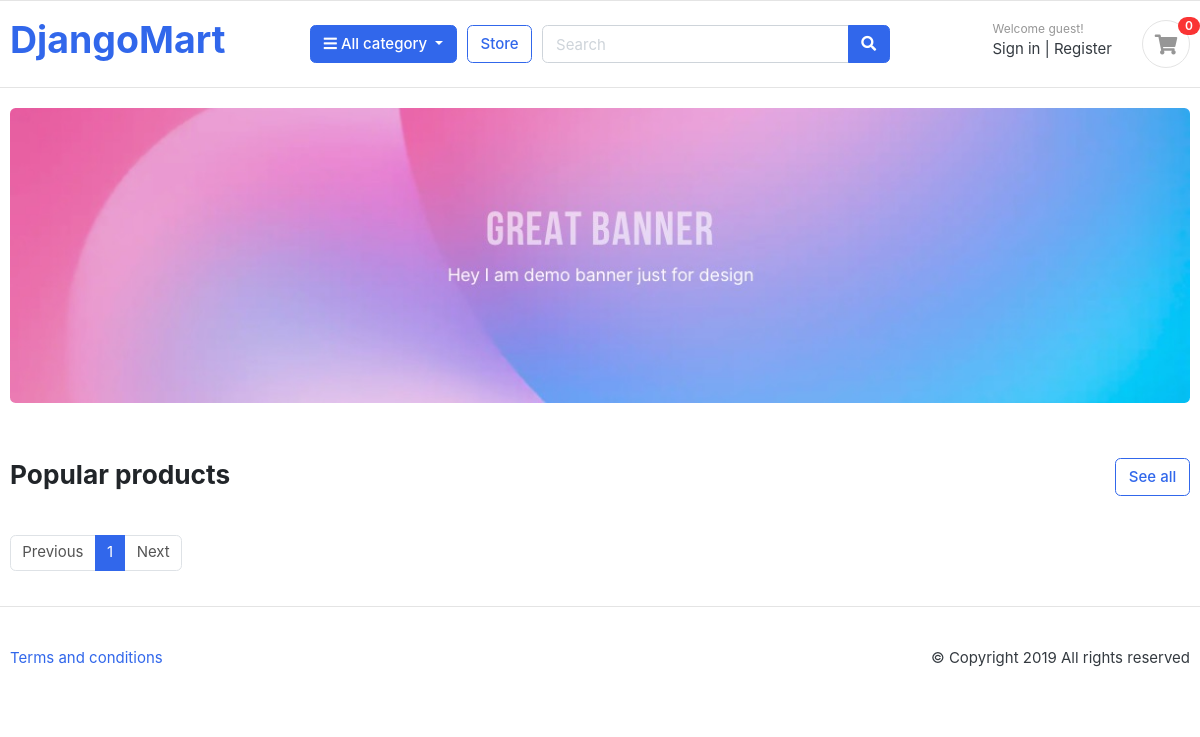
The app's page /, older data.
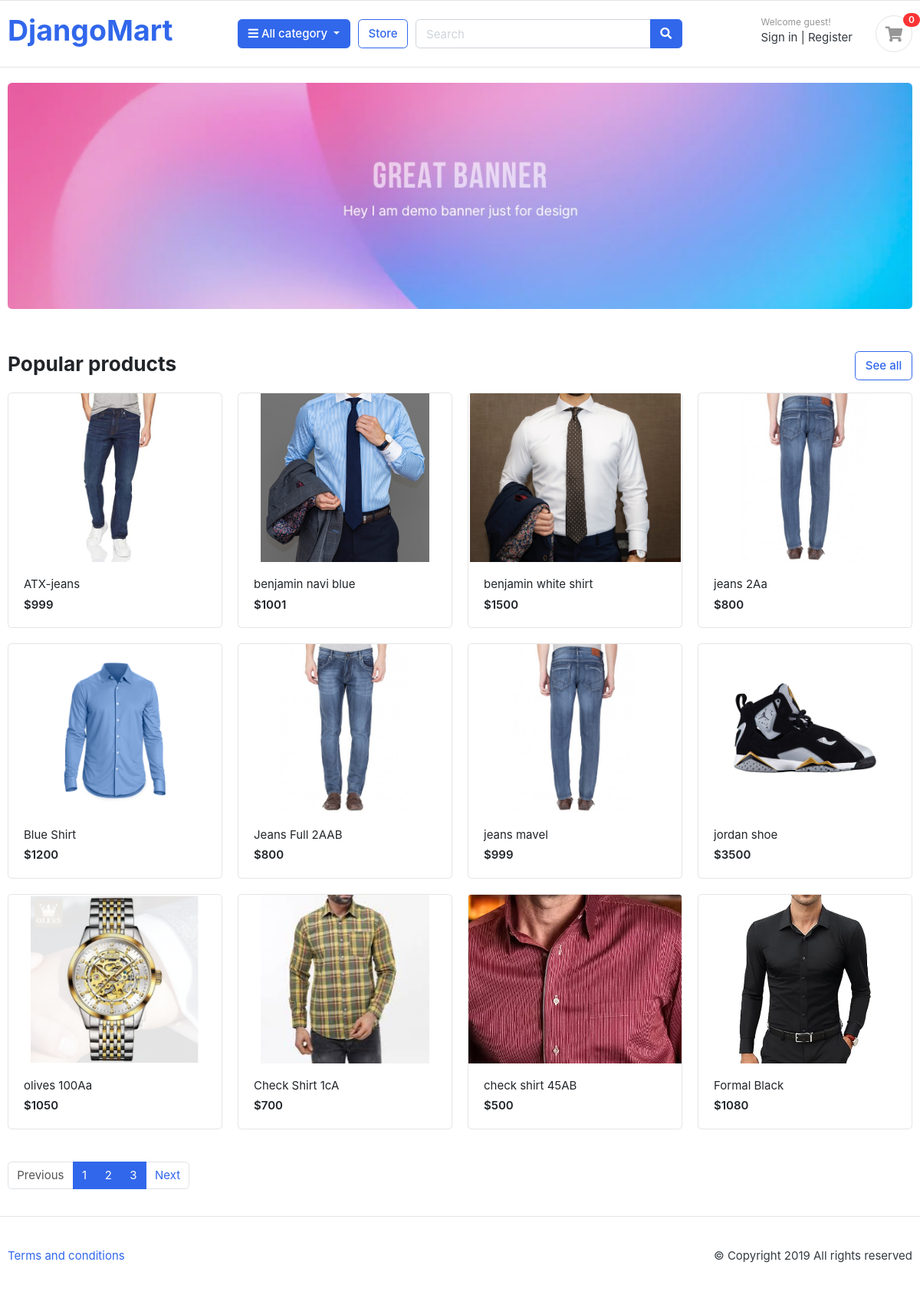
The same page, newer data.
### category/models.py (models this page shows, shortened)
class Product(models.Model) :
    product_name = models.CharField(max_length=100 , unique= True)
    slug = models.SlugField(max_length=255 , unique=True)
    description = models.TextField(max_length=500 , blank = True)
    price = models.IntegerField()
    image = models.ImageField(upload_to='photos/products')
    stock = models.IntegerField()
    is_available = models.BooleanField(default=True)
    category = models.ForeignKey(Category,on_delete=models.CASCADE)
    created_date = models.DateTimeField(auto_now_add=True)
    modified_date = models.DateTimeField(auto_now=True)

### Django_Mart/views.py (the view)
# urls.py: 2. Add a URL to urlpatterns:  path('', views.home, name='home')
def home(request) :
    if not request.session.session_key:
        request.session.create()
    product = Product.objects.filter(is_available = True)
    paginator = Paginator(product, 12) # 1 page 9 products
    page = request.GET.get('page')#frontend theke nibe kon page e jabo ;
    page_number = paginator.get_page(page) #kon page number e aci ;
    category = Category.objects.all() #frontend print all category name
    context = {'products' : page_number , 'categories' : category ,'total_item' : product}
    return render(request , 'index.html' , context)

### Django_Mart/context_processors.py (called while the page is built)
def cart_items(request):
    session_id = request.session.session_key
    cart_item = None
    if request.user.is_authenticated:
        cart_item = CartItem.objects.filter(user=request.user)
    else:
        cart_id = Cart.objects.filter(cart_id=session_id).exists()
        if cart_id:
            modelid = Cart.objects.get(cart_id=session_id)
            cart_item = CartItem.objects.filter(cart=modelid)
    return {'cart_item': cart_item}

def category_name(request) :
    categories = Category.objects.all()
    return {'categories': categories}

### templates/index.html (shortened to what this page needs)
{% extends "base.html" %}
{% load static %}
{% block navbar %}
<section class="section-intro padding-y-sm">
<div class="container">
<div class="intro-banner-wrap">
	<img src="{% static 'images/banners/1.jpg' %}" class="img-fluid rounded">
</div>
</div>
</section>
<section class="section-name padding-y-sm">
<div class="container">
<header class="section-heading">
	<a href="{% url 'store' %}" class="btn btn-outline-primary float-right">See all</a>
	<h3 class="section-title">Popular products</h3>
</header>
<div class="row">
	{% for p in products %}
	<div class="col-md-3">
		<div class="card card-product-grid">
			<a href="{% url 'product-details' p.category.slug p.slug %}" class="img-wrap"> <img src="{{p.image.url}}"> </a>
			<figcaption class="info-wrap">
				<a href="{% url 'product-details' p.category.slug p.slug %}" class="title">{{p.product_name}}</a>
				<div class="price mt-1">${{p.price}}</div>
			</figcaption>
		</div>
	</div>
	{% endfor %}
</div>
<nav class="mt-4" aria-label="Page navigation sample">
	<ul class="pagination">
	  {% if products.has_previous %}
	  <li class="page-item"><a class="page-link" href="?page={{products.previous_page_number}}">Previous</a></li>
	  {% else %}
	  <li class="page-item disabled"><a class="page-link">Previous</a></li>
	  {% endif %}
	  {% for i in products.paginator.page_range %}
		 <li class="page-item active"><a class="page-link" href="?page={{i}}">{{i}}</a></li>
	  {% endfor %}
	  {% if products.has_next %}
	  <li class="page-item"><a class="page-link" href="?page={{products.next_page_number}}">Next</a></li>
	  {% else %}
	  <li class="page-item disabled"><a class="page-link" >Next</a></li>
	  {% endif %}
  </ul>
  </nav>
</div>
</section>
{% endblock navbar %}

Row changes from the older to the newer data that the page shows:
added Product: image (picture), product_name "ATX-jeans", price "999"
added Product: image (picture), product_name "benjamin navi blue", price "1001"
added Product: image (picture), product_name "benjamin white shirt", price "1500"
added Product: image (picture), product_name "jeans 2Aa", price "800"
added Product: image (picture), product_name "Blue Shirt", price "1200"
added Product: image (picture), product_name "Jeans Full 2AAB", price "800"
added Product: image (picture), product_name "jeans mavel", price "999"
added Product: image (picture), product_name "jordan shoe", price "3500"
added Product: image (picture), product_name "olives 100Aa", price "1050"
added Product: image (picture), product_name "Check Shirt 1cA", price "700"
added Product: image (picture), product_name "check shirt 45AB", price "500"
added Product: image (picture), product_name "Formal Black", price "1080"
Text that changed along with them:
new list line: "2"
new list line: "3"
